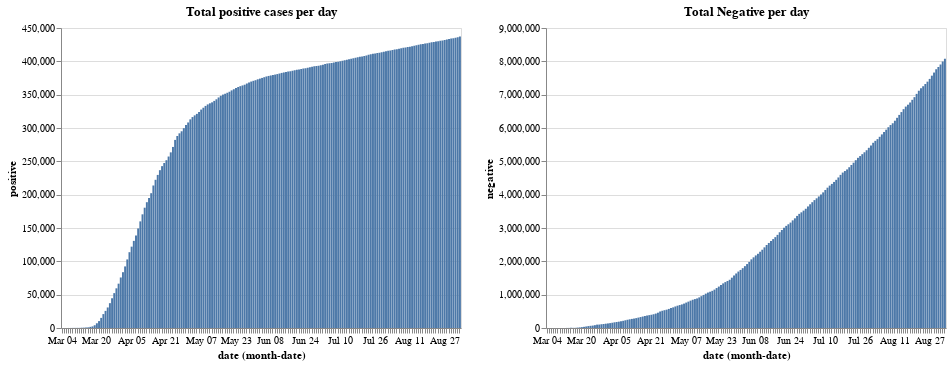

Notebook code cell kept with this figure:
### Code cell
plot_total.encode(y='positive').properties(title='Total positive cases per day')| plot_total.encode(y='negative').properties(title='Total Negative per day')

### Figure 1 — Vega-Lite specification as saved in the notebook (floating-point values rounded to 4 significant figures; data arrays with more than 128 entries replaced by an {"elided": "..."} marker saying what was removed)
{"config": {"view": {"continuousWidth": 400, "continuousHeight": 300}}, "hconcat": [{"mark": "bar", "encoding": {"x": {"type": "ordinal", "field": "date", "timeUnit": "monthdate"}, "y": {"type": "quantitative", "field": "positive"}}, "title": "Total positive cases per day", "width": 400}, {"mark": "bar", "encoding": {"x": {"type": "ordinal", "field": "date", "timeUnit": "monthdate"}, "y": {"type": "quantitative", "field": "negative"}}, "title": "Total Negative per day", "width": 400}], "data": {"name": "data-9829ebd1cc4ce8362f1de821dab16b67"}, "$schema": "https://vega.github.io/schema/vega-lite/v4.8.1.json", "datasets": {"data-9829ebd1cc4ce8362f1de821dab16b67": {"elided": "184 records"}}}
